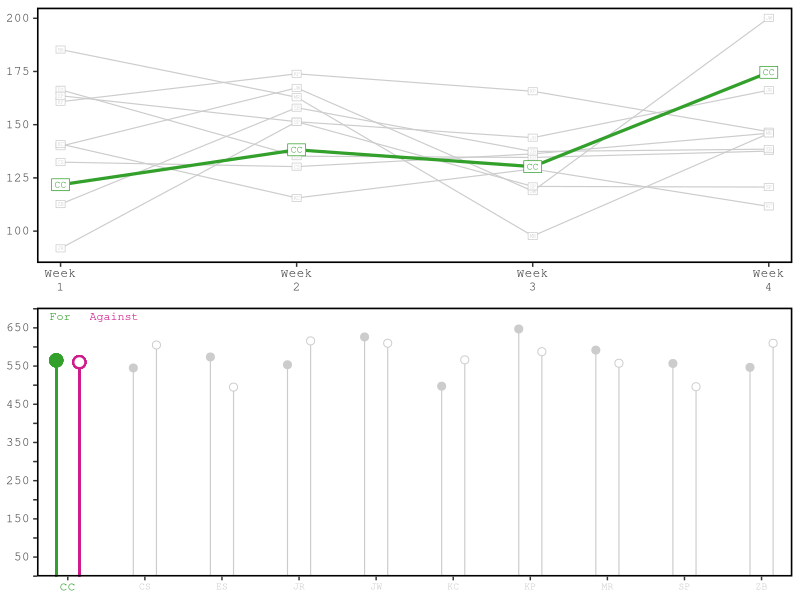
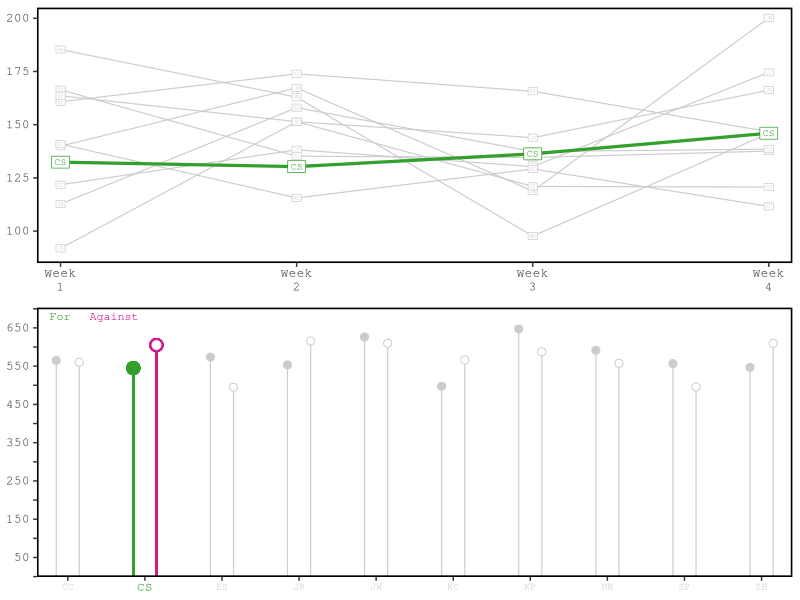
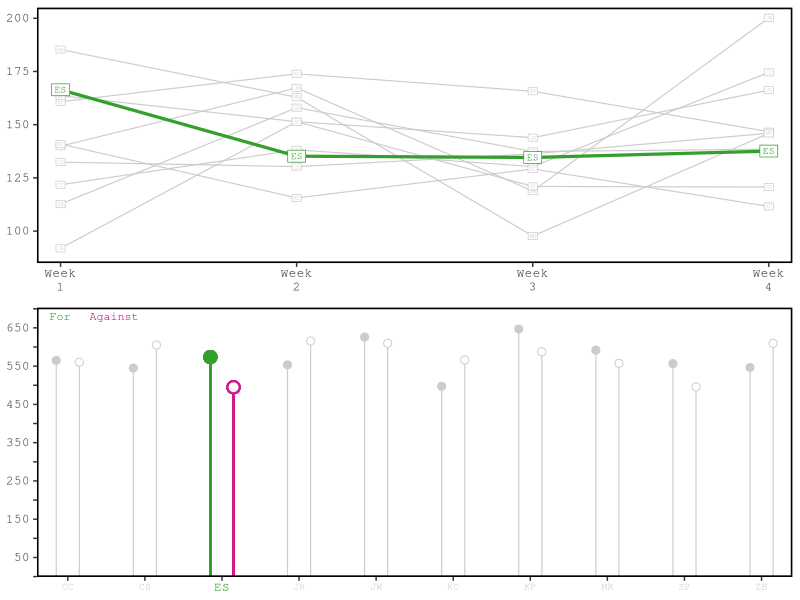
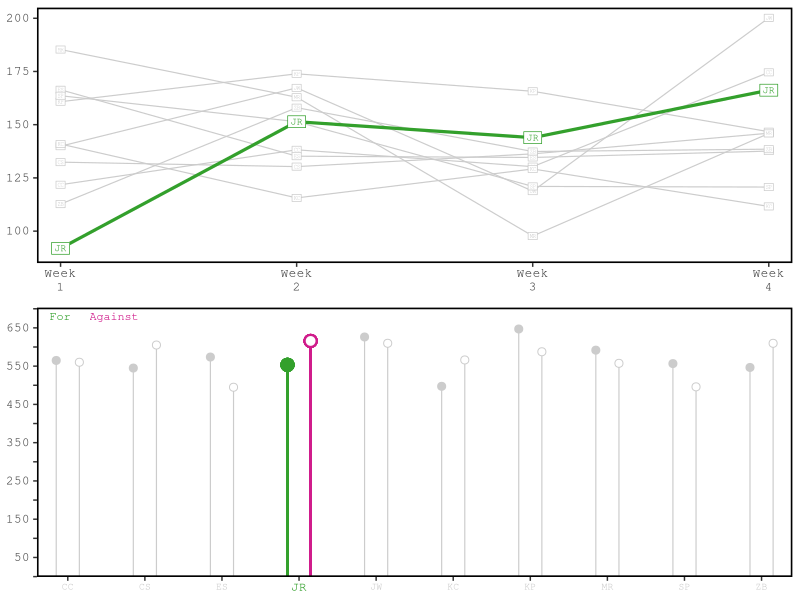
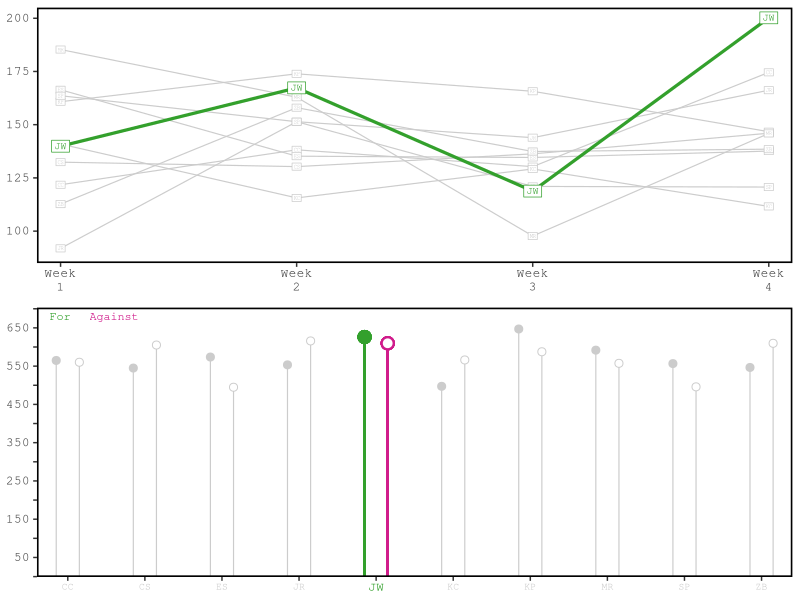
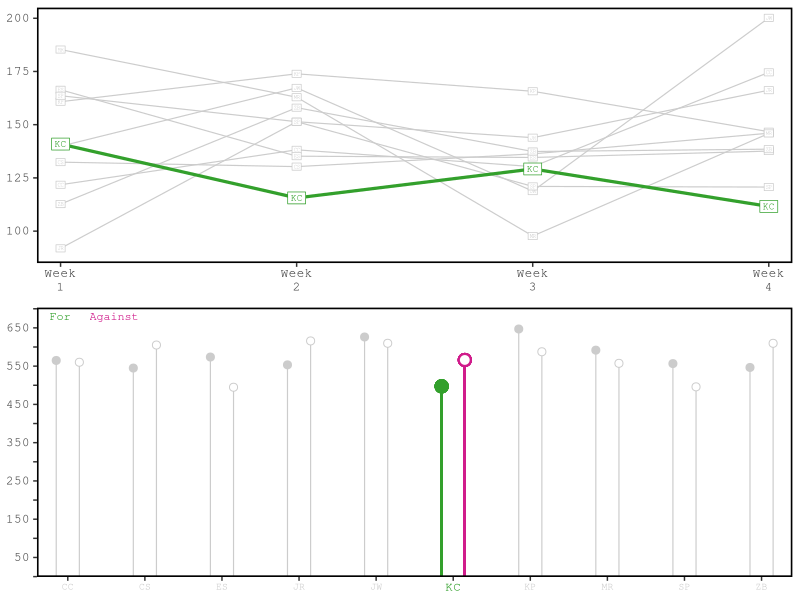
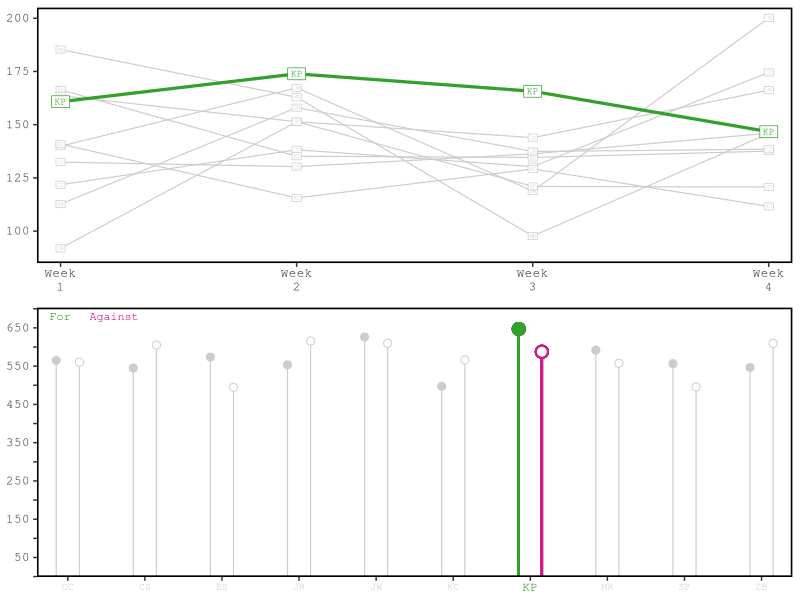
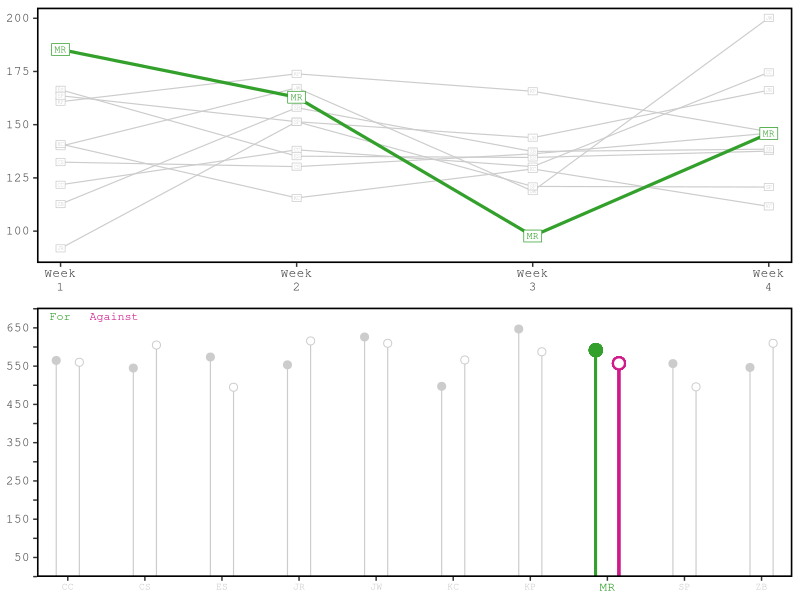

The R script that drew these images, in order:
# packages required for this file to 'Source'
# "ggplot2"
# "ggpubr"

#########################################
################ Fantasy ################
#########################################

# CC CS ES JR JW KC KP MR SP ZB

# universal - dynamic
week <- c(1,2,3,4)
line.x.labs <- c("Week\n1","Week\n2","Week\n3","Week\n4")
line.y.lims <- c(85, 205)
line.y.brks <- c(100, 125, 150, 175, 200)
lol.y.lims <- c(-1, 703)
lol.y.brks <- c(0, 50, 100, 150, 200, 250, 300, 350, 400, 450, 500, 550, 600, 650, 700)
lol.y.labs <- c("", "50", "", "150", "", "250", "", "350", "", "450", "", "550", "", "650", "")

# universal - static
teams <- c("CC", "CS", "ES", "JR", "JW", "KC", "KP", "MR", "SP", "ZB")

#
# CC
# Mr. Robinson
# create vectors for team-based data.frame
cc.team <- "CC"
cc.win <- c(0, 1, 0, 1)
cc.loss <- c(1, 0, 1, 0)

cc.pts <- c(121.8, 138.2, 130.3, 174.6)
cc.bench.pts <- c(55, 60.1, 44, 59.5)

cc.opp <- c("KC", "ES", "ZB", "KP")
cc.opp.pts <- c(140.9, 135.2, 137.4, 146.7)
cc.bench.opp.pts <- c(52.9, 59.9, 53.3, 93.4)

# create data.frame from the vectors
cc.team.df <- data.frame("Week"=week, "Team"=cc.team, "Win"=cc.win, "Loss"=cc.loss, "Points"=cc.pts,
                         "Bench.Points"=cc.bench.pts, "Opponent"=cc.opp, "Opp.Points"=cc.opp.pts,
                         "Opp.Bench.Points"=cc.bench.opp.pts)


#
# CS
# Matt Top Swartz Bottom
# create vectors for team-based data.frame
cs.team <- "CS"
cs.win <- c(0, 0, 0, 1)
cs.loss <- c(1, 1, 1, 0)

cs.pts <- c(132.4, 130.3, 136.3, 146)
cs.bench.pts <- c(62, 48.2, 32.9, 75.7)

cs.opp <- c("KP", "MR", "JR", "ES")
cs.opp.pts <- c(160.8, 162.9, 143.9, 137.6)
cs.bench.opp.pts <- c(56.5, 31.4, 33.6, 60)


# create data.frame from the vectors
cs.team.df <- data.frame("Week"=week, "Team"=cs.team, "Win"=cs.win, "Loss"=cs.loss, "Points"=cs.pts,
                         "Bench.Points"=cs.bench.pts, "Opponent"=cs.opp, "Opp.Points"=cs.opp.pts,
                         "Opp.Bench.Points"=cs.bench.opp.pts)

#
# ES
# If It Fitz It Ships
# create vectors for team-based data.frame
es.team <- "ES"
es.win <- c(1, 0, 1, 0)
es.loss <- c(0, 1, 0, 1)

es.pts <- c(166.4, 135.2, 134.6, 137.6)
es.bench.pts <- c(37.9, 59.9, 61.9, 60)

es.opp <- c("JR", "CC", "JW", "CS")
es.opp.pts <- c(91.9, 138.2, 118.8, 146)
es.bench.opp.pts <- c(41.8, 60.1, 90.4, 75.7)

# create data.frame from the vectors
es.team.df <- data.frame("Week"=week, "Team"=es.team, "Win"=es.win, "Loss"=es.loss, "Points"=es.pts,
                         "Bench.Points"=es.bench.pts, "Opponent"=es.opp, "Opp.Points"=es.opp.pts,
                         "Opp.Bench.Points"=es.bench.opp.pts)

#
# JR
# Kareem Pie
# create vectors for team-based data.frame
jr.team <- "JR"
jr.win <- c(0, 0, 1, 1)
jr.loss <- c(1, 1, 0, 0)

jr.pts <- c(91.9, 151.4, 143.9, 166.2)
jr.bench.pts <- c(48.8, 62.5, 33.6, 42.1)

jr.opp <- c("ES", "JW", "CS", "MR")
jr.opp.pts <- c(166.4, 167.3, 136.3, 145.9)
jr.bench.opp.pts <- c(37.9, 71.2, 32.9, 42.3)

# create data.frame from the vectors
jr.team.df <- data.frame("Week"=week, "Team"=jr.team, "Win"=jr.win, "Loss"=jr.loss, "Points"=jr.pts, 
                         "Bench.Points"=jr.bench.pts, "Opponent"=jr.opp, "Opp.Points"=jr.opp.pts,
                         "Opp.Bench.Points"=jr.bench.opp.pts)

#
# JW
# Team Lunesta
# create vectors for team-based data.frame
jw.team <- "JW"
jw.win <- c(0, 1, 0, 1)
jw.loss <- c(1, 0, 1, 0)

jw.pts <- c(139.9, 167.3, 118.8, 200.2)
jw.bench.pts <- c(70.2, 71.2, 90.4, 93.7)

jw.opp <- c("MR", "JR", "ES", "ZB")
jw.opp.pts <- c(185.3, 151.4, 134.6, 138.5)
jw.bench.opp.pts <- c(35.2, 62.5, 61.9, 30.9)

# create data.frame from the vectors
jw.team.df <- data.frame("Week"=week, "Team"=jw.team, "Win"=jw.win, "Loss"=jw.loss, "Points"=jw.pts,
                         "Bench.Points"=jw.bench.pts, "Opponent"=jw.opp, "Opp.Points"=jw.opp.pts,
                         "Opp.Bench.Points"=jw.bench.opp.pts)

#
# KC
# Mr. Rodgers Neighborhood
# create vectors for team-based data.frame
kc.team <- "KC"
kc.win <- c(1, 0, 0, 0)
kc.loss <- c(0, 1, 1, 1)

kc.pts <- c(140.9, 115.6, 129.2, 111.6)
kc.bench.pts <- c(52.9, 87.4, 52.7, 100.6)

kc.opp <- c("CC", "ZB", "KP", "SP")
kc.opp.pts <- c(121.8, 158, 165.7, 120.7)
kc.bench.opp.pts <- c(55, 110.4, 34.7, 24)

# create data.frame from the vectors
kc.team.df <- data.frame("Week"=week, "Team"=kc.team, "Win"=kc.win, "Loss"=kc.loss, "Points"=kc.pts,
                         "Bench.Points"=kc.bench.pts, "Opponent"=kc.opp, "Opp.Points"=kc.opp.pts,
                         "Opp.Bench.Points"=kc.bench.opp.pts)

#
# KP
# The Gordon Gurls
# create vectors for team-based data.frame
kp.team <- "KP"
kp.win <- c(1, 1, 1, 0)
kp.loss <- c(0, 0, 0, 1)

kp.pts <- c(160.8, 173.9, 165.7, 146.7)
kp.bench.pts <- c(56.5, 59.2, 34.7, 93.4)

kp.opp <- c("CS", "SP", "KC", "CC")
kp.opp.pts <- c(132.4, 151.4, 129.2, 174.6)
kp.bench.opp.pts <- c(62, 52.7, 52.7, 59.5)

# create data.frame from the vectors
kp.team.df <- data.frame("Week"=week, "Team"=kp.team, "Win"=kp.win, "Loss"=kp.loss, "Points"=kp.pts,
                         "Bench.Points"=kp.bench.pts, "Opponent"=kp.opp, "Opp.Points"=kp.opp.pts,
                         "Opp.Bench.Points"=kp.bench.opp.pts)

#
# MR
# Big Johnson
# create vectors for team-based data.frame
mr.team <- "MR"
mr.win <- c(1, 1, 0, 0)
mr.loss <- c(0, 0, 1, 1)

mr.pts <- c(185.3, 162.9, 97.7, 145.9)
mr.bench.pts <- c(35.2, 31.4, 51.8, 42.3)

mr.opp <- c("JW", "ES", "SP", "JR")
mr.opp.pts <- c(139.9, 130.3, 121, 166.2)
mr.bench.opp.pts <- c(70.2, 48.2, 86, 42.1)

# create data.frame from the vectors
mr.team.df <- data.frame("Week"=week, "Team"=mr.team, "Win"=mr.win, "Loss"=mr.loss, "Points"=mr.pts,
                         "Bench.Points"=mr.bench.pts, "Opponent"=mr.opp, "Opp.Points"=mr.opp.pts,
                         "Opp.Bench.Points"=mr.bench.opp.pts)

#
# SP
# maHomes Alone
# create vectors for team-based data.frame
sp.team <- "SP"
sp.win <- c(1, 0, 1, 1)
sp.loss <- c(0, 1, 0, 0)

sp.pts <- c(163.6, 151.4, 121, 120.7)
sp.bench.pts <- c(68.5, 52.7, 86, 24)

sp.opp <- c("ZB", "KP", "MR", "")
sp.opp.pts <- c(112.7, 173.9, 97.7, 111.6)
sp.bench.opp.pts <- c(72.4, 59.2, 51.8, 100.6)

# create data.frame from the vectors
sp.team.df <- data.frame("Week"=week, "Team"=sp.team, "Win"=sp.win, "Loss"=sp.loss, "Points"=sp.pts,
                         "Bench.Points"=sp.bench.pts, "Opponent"=sp.opp, "Opp.Points"=sp.opp.pts,
                         "Opp.Bench.Points"=sp.bench.opp.pts)

#
# ZB
# Fitz Magic
# create vectors for team-based data.frame
zb.team <- "ZB"
zb.win <- c(0, 1, 1, 0)
zb.loss <- c(1, 0, 0, 1)

zb.pts <- c(112.7, 158, 137.4, 138.5)
zb.bench.pts <- c(72.4, 110.4, 53.3, 30.9)

zb.opp <- c("SP", "KC", "CC", "JW")
zb.opp.pts <- c(163.6, 115.6, 130.3, 200.2)
zb.bench.opp.pts <- c(68.5, 87.4, 44, 93.7)

# create data.frame from the vectors
zb.team.df <- data.frame("Week"=week, "Team"=zb.team, "Win"=zb.win, "Loss"=zb.loss, "Points"=zb.pts,
                         "Bench.Points"=zb.bench.pts, "Opponent"=zb.opp, "Opp.Points"=zb.opp.pts,
                         "Opp.Bench.Points"=zb.bench.opp.pts)

#
# Master
# create a master data.frame from each team's data.frame
master.team.df <- rbind(cc.team.df, cs.team.df, es.team.df, jr.team.df, jw.team.df, 
                        kc.team.df, kp.team.df, mr.team.df, sp.team.df, zb.team.df)

# dick with stats
cc.tot.pts <- sum(cc.pts)
cc.tot.bench.pts <- sum(cc.bench.pts)
cc.tot.opp.pts <- sum(cc.opp.pts)
cc.tot.bench.opp.pts <- sum(cc.bench.opp.pts)

cs.tot.pts <- sum(cs.pts)
cs.tot.bench.pts <- sum(cs.bench.pts)
cs.tot.opp.pts <- sum(cs.opp.pts)
cs.tot.bench.opp.pts <- sum(cs.bench.opp.pts)

es.tot.pts <- sum(es.pts)
es.tot.bench.pts <- sum(es.bench.pts)
es.tot.opp.pts <- sum(es.opp.pts)
es.tot.bench.opp.pts <- sum(es.bench.opp.pts)

jr.tot.pts <- sum(jr.pts)
jr.tot.bench.pts <- sum(jr.bench.pts)
jr.tot.opp.pts <- sum(jr.opp.pts)
jr.tot.bench.opp.pts <- sum(jr.bench.opp.pts)

jw.tot.pts <- sum(jw.pts)
jw.tot.bench.pts <- sum(jw.bench.pts)
jw.tot.opp.pts <- sum(jw.opp.pts)
jw.tot.bench.opp.pts <- sum(jw.bench.opp.pts)

kc.tot.pts <- sum(kc.pts)
kc.tot.bench.pts <- sum(kc.bench.pts)
kc.tot.opp.pts <- sum(kc.opp.pts)
kc.tot.bench.opp.pts <- sum(kc.bench.opp.pts)

kp.tot.pts <- sum(kp.pts)
kp.tot.bench.pts <- sum(kp.bench.pts)
kp.tot.opp.pts <- sum(kp.opp.pts)
kp.tot.bench.opp.pts <- sum(kp.bench.opp.pts)

mr.tot.pts <- sum(mr.pts)
mr.tot.bench.pts <- sum(mr.bench.pts)
mr.tot.opp.pts <- sum(mr.opp.pts)
mr.tot.bench.opp.pts <- sum(mr.bench.opp.pts)

sp.tot.pts <- sum(sp.pts)
sp.tot.bench.pts <- sum(sp.bench.pts)
sp.tot.opp.pts <- sum(sp.opp.pts)
sp.tot.bench.opp.pts <- sum(sp.bench.opp.pts)

zb.tot.pts <- sum(zb.pts)
zb.tot.bench.pts <- sum(zb.bench.pts)
zb.tot.opp.pts <- sum(zb.opp.pts)
zb.tot.bench.opp.pts <- sum(zb.bench.opp.pts)

# load required package
require("ggplot2")

# ggplot custom theme
gg.theme <- function(ggplot=ggplot, axis.text.x.size, axis.text.y.size){
  # internal checks to ensure correct input classes
  if(!inherits(ggplot, "ggplot")){
    stop("ggplot must be class 'ggplot'")
  }
  gg.theme <- ggplot +
    # global theme
    theme_bw() +
    # blank legend
    theme(legend.position="none") +
    # blank the plot background/grids, bold the border
    theme(panel.grid.major=element_blank(),
          panel.grid.minor=element_blank(),
          panel.border=element_rect(fill=NA, size=1.1, color="black")) +
    # axis parameters
    theme(axis.title=element_blank(),
          axis.text.x=element_text(size=axis.text.x.size),
          axis.text.y=element_text(size=axis.text.y.size)) +
    # global font family for the plot
    theme(text=element_text(family="Courier"))
  return(gg.theme)
}

#
# Panel A = Line plots

# ggplot
master.line.p <- ggplot(data=master.team.df, aes(x=Week, y=Points, group=Team)) +
  geom_line(color="#cccccc", size=0.4) +
  geom_label(aes(label=Team), label.r=unit(0,"mm"), label.padding=unit(0.4,"mm"),
            vjust="middle", hjust="middle", family="Courier", color="#cccccc", size=1.4) +
  scale_x_continuous(limits=c(1,4), breaks=c(1,2,3,4), labels=line.x.labs, expand=c(0,0.1)) +
  scale_y_continuous(limits=line.y.lims, breaks=line.y.brks, expand=c(0,0))
 
# CC
cc.line.p <- gg.theme(ggplot=master.line.p, axis.text.x.size=9, axis.text.y.size=9) +
  geom_path(inherit.aes=FALSE, data=cc.team.df, x=cc.team.df$Week, y=cc.team.df$Points, size=1.1, color="#33a02c") +
  geom_label(inherit.aes=FALSE, data=cc.team.df, x=cc.team.df$Week, y=cc.team.df$Points, label=cc.team.df$Team,
             label.r=unit(0,"mm"), label.padding=unit(0.75,"mm"),
             vjust="middle", hjust="middle", family="Courier",
             size=2.4, color="#33a02c")

# CS
cs.line.p <- gg.theme(ggplot=master.line.p, axis.text.x.size=9, axis.text.y.size=9) +
  geom_path(inherit.aes=FALSE, data=cs.team.df, x=cs.team.df$Week, y=cs.team.df$Points, size=1.1, color="#33a02c") +
  geom_label(inherit.aes=FALSE, data=cs.team.df, x=cs.team.df$Week, y=cs.team.df$Points, label=cs.team.df$Team,
             label.r=unit(0,"mm"), label.padding=unit(0.75,"mm"),
             vjust="middle", hjust="middle", family="Courier",
             size=2.4, color="#33a02c")

# ES
es.line.p <- gg.theme(ggplot=master.line.p, axis.text.x.size=9, axis.text.y.size=9) +
  geom_path(inherit.aes=FALSE, data=es.team.df, x=es.team.df$Week, y=es.team.df$Points, size=1.1, color="#33a02c") +
  geom_label(inherit.aes=FALSE, data=es.team.df, x=es.team.df$Week, y=es.team.df$Points, label=es.team.df$Team,
             label.r=unit(0,"mm"), label.padding=unit(0.75,"mm"),
             vjust="middle", hjust="middle", family="Courier",
             size=2.4, color="#33a02c")

# JR
jr.line.p <- gg.theme(ggplot=master.line.p, axis.text.x.size=9, axis.text.y.size=9) +
  geom_path(inherit.aes=FALSE, data=jr.team.df, x=jr.team.df$Week, y=jr.team.df$Points, size=1.1, color="#33a02c") +
  geom_label(inherit.aes=FALSE, data=jr.team.df, x=jr.team.df$Week, y=jr.team.df$Points, label=jr.team.df$Team,
             label.r=unit(0,"mm"), label.padding=unit(0.75,"mm"),
             vjust="middle", hjust="middle", family="Courier",
             size=2.4, color="#33a02c")

# JW
jw.line.p <- gg.theme(ggplot=master.line.p, axis.text.x.size=9, axis.text.y.size=9) +
  geom_path(inherit.aes=FALSE, data=jw.team.df, x=jw.team.df$Week, y=jw.team.df$Points, size=1.1, color="#33a02c") +
  geom_label(inherit.aes=FALSE, data=jw.team.df, x=jw.team.df$Week, y=jw.team.df$Points, label=jw.team.df$Team,
             label.r=unit(0,"mm"), label.padding=unit(0.75,"mm"),
             vjust="middle", hjust="middle", family="Courier",
             size=2.4, color="#33a02c")

# KC
kc.line.p <- gg.theme(ggplot=master.line.p, axis.text.x.size=9, axis.text.y.size=9) +
  geom_path(inherit.aes=FALSE, data=kc.team.df, x=kc.team.df$Week, y=kc.team.df$Points, size=1.1, color="#33a02c") +
  geom_label(inherit.aes=FALSE, data=kc.team.df, x=kc.team.df$Week, y=kc.team.df$Points, label=kc.team.df$Team,
             label.r=unit(0,"mm"), label.padding=unit(0.75,"mm"),
             vjust="middle", hjust="middle", family="Courier",
             size=2.4, color="#33a02c")

# KP
kp.line.p <- gg.theme(ggplot=master.line.p, axis.text.x.size=9, axis.text.y.size=9) +
  geom_path(inherit.aes=FALSE, data=kp.team.df, x=kp.team.df$Week, y=kp.team.df$Points, size=1.1, color="#33a02c") +
  geom_label(inherit.aes=FALSE, data=kp.team.df, x=kp.team.df$Week, y=kp.team.df$Points, label=kp.team.df$Team,
             label.r=unit(0,"mm"), label.padding=unit(0.75,"mm"),
             vjust="middle", hjust="middle", family="Courier",
             size=2.4, color="#33a02c")

# MR
mr.line.p <- gg.theme(ggplot=master.line.p, axis.text.x.size=9, axis.text.y.size=9) +
  geom_path(inherit.aes=FALSE, data=mr.team.df, x=mr.team.df$Week, y=mr.team.df$Points, size=1.1, color="#33a02c") +
  geom_label(inherit.aes=FALSE, data=mr.team.df, x=mr.team.df$Week, y=mr.team.df$Points, label=mr.team.df$Team,
             label.r=unit(0,"mm"), label.padding=unit(0.75,"mm"),
             vjust="middle", hjust="middle", family="Courier",
             size=2.4, color="#33a02c")

# SP
sp.line.p <- gg.theme(ggplot=master.line.p, axis.text.x.size=9, axis.text.y.size=9) +
  geom_path(inherit.aes=FALSE, data=sp.team.df, x=sp.team.df$Week, y=sp.team.df$Points, size=1.1, color="#33a02c") +
  geom_label(inherit.aes=FALSE, data=sp.team.df, x=sp.team.df$Week, y=sp.team.df$Points, label=sp.team.df$Team,
             label.r=unit(0,"mm"), label.padding=unit(0.75,"mm"),
             vjust="middle", hjust="middle", family="Courier",
             size=2.4, color="#33a02c")

# ZB
zb.line.p <- gg.theme(ggplot=master.line.p, axis.text.x.size=9, axis.text.y.size=9) +
  geom_path(inherit.aes=FALSE, data=zb.team.df, x=zb.team.df$Week, y=zb.team.df$Points, size=1.1, color="#33a02c") +
  geom_label(inherit.aes=FALSE, data=zb.team.df, x=zb.team.df$Week, y=zb.team.df$Points, label=zb.team.df$Team,
             label.r=unit(0,"mm"), label.padding=unit(0.75,"mm"),
             vjust="middle", hjust="middle", family="Courier",
             size=2.4, color="#33a02c")

#
# Panel B = Lollipop plots

# create data.frames
master.tot.pts <- data.frame("x"=c(1:10), "Team"=teams,
                            "y"=c(cc.tot.pts, cs.tot.pts, es.tot.pts, jr.tot.pts, jw.tot.pts,
                                  kc.tot.pts, kp.tot.pts, mr.tot.pts, sp.tot.pts, zb.tot.pts))
master.tot.opp.pts <- data.frame("x"=c(1:10), "Team"=teams,
                             "y"=c(cc.tot.opp.pts, cs.tot.opp.pts, es.tot.opp.pts, jr.tot.opp.pts, jw.tot.opp.pts,
                                   kc.tot.opp.pts, kp.tot.opp.pts, mr.tot.opp.pts, sp.tot.opp.pts, zb.tot.opp.pts))
master.tot.bench.pts <- data.frame("x"=c(1:10), "Team"=teams,
                             "y"=c(cc.tot.bench.pts, cs.tot.bench.pts, es.tot.bench.pts, jr.tot.bench.pts, jw.tot.bench.pts,
                                   kc.tot.bench.pts, kp.tot.bench.pts, mr.tot.bench.pts, sp.tot.bench.pts, zb.tot.bench.pts))
master.tot.bench.opp.pts <- data.frame("x"=c(1:10), "Team"=teams,
                                 "y"=c(cc.tot.bench.opp.pts, cs.tot.bench.opp.pts, es.tot.bench.opp.pts, jr.tot.bench.opp.pts, jw.tot.bench.opp.pts,
                                       kc.tot.bench.opp.pts, kp.tot.bench.opp.pts, mr.tot.bench.opp.pts, sp.tot.bench.opp.pts, zb.tot.bench.opp.pts))

# ggplot
master.lol.pts.p <- ggplot(data=master.tot.pts, aes(x=x, y=y)) +
  geom_segment(aes(x=x-0.15, xend=x-0.15, y=-0.1, yend=y), alpha=1, color="#cccccc", size=0.4) +
  geom_point((aes(x=x-0.15, y=y)), alpha=1, color="#cccccc", fill="#cccccc", shape=21, stroke=0.5, size=2.4) +
  geom_segment(inherit.aes=FALSE, data=master.tot.opp.pts, x=master.tot.opp.pts$x+0.15,
               xend=master.tot.opp.pts$x+0.15, y=-0.1, yend=master.tot.opp.pts$y,
               alpha=1, color="#cccccc", size=0.4) +
  geom_point(inherit.aes=FALSE, data=master.tot.opp.pts, x=master.tot.opp.pts$x+0.15,
             y=master.tot.opp.pts$y, alpha=1, color="#cccccc", fill="white", shape=21, stroke=0.5, size=2.4) +
  annotate("text", family="Courier", label="For", color="#33a02c", y=680, x=0.9, size=3) +
  annotate("text", family="Courier", label="Against", color="#d01c8b", y=680, x=1.6, size=3) +
  scale_x_continuous(limits=c(0.7,10.3), breaks=c(1:10), labels=teams, expand=c(0,0.1)) +
  scale_y_continuous(limits=lol.y.lims, breaks=lol.y.brks, labels=lol.y.labs, expand=c(0,0))

# CC
cc.lol.pts.p <- gg.theme(ggplot=master.lol.pts.p, axis.text.x.size=9, axis.text.y.size=9) +
  geom_segment(inherit.aes=FALSE, x=0.85, xend=0.85, y=-0.1, yend=cc.tot.pts,alpha=1, color="#33a02c", size=0.8) +
  geom_point(inherit.aes=FALSE, x=0.85, y=cc.tot.pts, alpha=1, color="#33a02c", fill="#33a02c", shape=21, stroke=1.1, size=3.3) +
  geom_segment(inherit.aes=FALSE, x=1.15, xend=1.15, y=-0.1, yend=cc.tot.opp.pts,alpha=1, color="#d01c8b", size=0.8) +
  geom_point(inherit.aes=FALSE, x=1.15, y=cc.tot.opp.pts,alpha=1, color="#d01c8b", fill="white", shape=21, stroke=1.1, size=3.3) +
  theme(axis.text.x=element_text(size=c(9,7,7,7,7,7,7,7,7,7), color=c("#33a02c","#cccccc","#cccccc","#cccccc","#cccccc",
                                                                      "#cccccc","#cccccc","#cccccc","#cccccc","#cccccc")))

# CS
cs.lol.pts.p <- gg.theme(ggplot=master.lol.pts.p, axis.text.x.size=9, axis.text.y.size=9) +
  geom_segment(inherit.aes=FALSE, x=1.85, xend=1.85, y=-0.1, yend=cs.tot.pts, alpha=1, color="#33a02c", size=0.8) +
  geom_point(inherit.aes=FALSE, x=1.85, y=cs.tot.pts, alpha=1, color="#33a02c", fill="#33a02c", shape=21, stroke=1.1, size=3.3) +
  geom_segment(inherit.aes=FALSE, x=2.15, xend=2.15, y=-0.1, yend=cs.tot.opp.pts, alpha=1, color="#d01c8b", size=0.8) +
  geom_point(inherit.aes=FALSE, x=2.15, y=cs.tot.opp.pts, alpha=1, color="#d01c8b", fill="white", shape=21, stroke=1.1, size=3.3) +
  theme(axis.text.x=element_text(size=c(7,9,7,7,7,7,7,7,7,7), color=c("#cccccc","#33a02c","#cccccc","#cccccc","#cccccc",
                                                                      "#cccccc","#cccccc","#cccccc","#cccccc","#cccccc")))

# ES
es.lol.pts.p <- gg.theme(ggplot=master.lol.pts.p, axis.text.x.size=9, axis.text.y.size=9) +
  geom_segment(inherit.aes=FALSE, x=2.85, xend=2.85, y=-0.1, yend=es.tot.pts, alpha=1, color="#33a02c", size=0.8) +
  geom_point(inherit.aes=FALSE, x=2.85, y=es.tot.pts, alpha=1, color="#33a02c", fill="#33a02c", shape=21, stroke=1.1, size=3.3) +
  geom_segment(inherit.aes=FALSE, x=3.15, xend=3.15, y=-0.1, yend=es.tot.opp.pts, alpha=1, color="#d01c8b", size=0.8) +
  geom_point(inherit.aes=FALSE, x=3.15, y=es.tot.opp.pts, alpha=1, color="#d01c8b", fill="white", shape=21, stroke=1.1, size=3.3) +
  theme(axis.text.x=element_text(size=c(7,7,9,7,7,7,7,7,7,7), color=c("#cccccc","#cccccc","#33a02c","#cccccc","#cccccc",
                                                                      "#cccccc","#cccccc","#cccccc","#cccccc","#cccccc")))

# JR
jr.lol.pts.p <- gg.theme(ggplot=master.lol.pts.p, axis.text.x.size=9, axis.text.y.size=9) +
  geom_segment(inherit.aes=FALSE, x=3.85, xend=3.85, y=-0.1, yend=jr.tot.pts, alpha=1, color="#33a02c", size=0.8) +
  geom_point(inherit.aes=FALSE, x=3.85, y=jr.tot.pts, alpha=1, color="#33a02c", fill="#33a02c", shape=21, stroke=1.1, size=3.3) +
  geom_segment(inherit.aes=FALSE, x=4.15, xend=4.15, y=-0.1, yend=jr.tot.opp.pts, alpha=1, color="#d01c8b", size=0.8) +
  geom_point(inherit.aes=FALSE, x=4.15, y=jr.tot.opp.pts, alpha=1, color="#d01c8b", fill="white", shape=21, stroke=1.1, size=3.3) +
  theme(axis.text.x=element_text(size=c(7,7,7,9,7,7,7,7,7,7), color=c("#cccccc","#cccccc","#cccccc","#33a02c","#cccccc",
                                                                      "#cccccc","#cccccc","#cccccc","#cccccc","#cccccc")))

# JW
jw.lol.pts.p <- gg.theme(ggplot=master.lol.pts.p, axis.text.x.size=9, axis.text.y.size=9) +
  geom_segment(inherit.aes=FALSE, x=4.85, xend=4.85, y=-0.1, yend=jw.tot.pts, alpha=1, color="#33a02c", size=0.8) +
  geom_point(inherit.aes=FALSE, x=4.85, y=jw.tot.pts, alpha=1, color="#33a02c", fill="#33a02c", shape=21, stroke=1.1, size=3.3) +
  geom_segment(inherit.aes=FALSE, x=5.15, xend=5.15, y=-0.1, yend=jw.tot.opp.pts, alpha=1, color="#d01c8b", size=0.8) +
  geom_point(inherit.aes=FALSE, x=5.15, y=jw.tot.opp.pts, alpha=1, color="#d01c8b", fill="white", shape=21, stroke=1.1, size=3.3) +
  theme(axis.text.x=element_text(size=c(7,7,7,7,9,7,7,7,7,7), color=c("#cccccc","#cccccc","#cccccc","#cccccc","#33a02c",
                                                                      "#cccccc","#cccccc","#cccccc","#cccccc","#cccccc")))

# KC
kc.lol.pts.p <- gg.theme(ggplot=master.lol.pts.p, axis.text.x.size=9, axis.text.y.size=9) +
  geom_segment(inherit.aes=FALSE, x=5.85, xend=5.85, y=-0.1, yend=kc.tot.pts, alpha=1, color="#33a02c", size=0.8) +
  geom_point(inherit.aes=FALSE, x=5.85, y=kc.tot.pts, alpha=1, color="#33a02c", fill="#33a02c", shape=21, stroke=1.1, size=3.3) +
  geom_segment(inherit.aes=FALSE, x=6.15, xend=6.15, y=-0.1, yend=kc.tot.opp.pts,  alpha=1, color="#d01c8b", size=0.8) +
  geom_point(inherit.aes=FALSE, x=6.15, y=kc.tot.opp.pts, alpha=1, color="#d01c8b", fill="white", shape=21, stroke=1.1, size=3.3) +
  theme(axis.text.x=element_text(size=c(7,7,7,7,7,9,7,7,7,7), color=c("#cccccc","#cccccc","#cccccc","#cccccc","#cccccc",
                                                                      "#33a02c","#cccccc","#cccccc","#cccccc","#cccccc")))

# KP
kp.lol.pts.p <- gg.theme(ggplot=master.lol.pts.p, axis.text.x.size=9, axis.text.y.size=9) +
  geom_segment(inherit.aes=FALSE, x=6.85, xend=6.85, y=-0.1, yend=kp.tot.pts, alpha=1, color="#33a02c", size=0.8) +
  geom_point(inherit.aes=FALSE, x=6.85, y=kp.tot.pts, alpha=1, color="#33a02c", fill="#33a02c", shape=21, stroke=1.1, size=3.3) +
  geom_segment(inherit.aes=FALSE, x=7.15, xend=7.15, y=-0.1, yend=kp.tot.opp.pts, alpha=1, color="#d01c8b", size=0.8) +
  geom_point(inherit.aes=FALSE, x=7.15, y=kp.tot.opp.pts, alpha=1, color="#d01c8b", fill="white", shape=21, stroke=1.1, size=3.3) +
  theme(axis.text.x=element_text(size=c(7,7,7,7,7,7,9,7,7,7), color=c("#cccccc","#cccccc","#cccccc","#cccccc","#cccccc",
                                                                      "#cccccc","#33a02c","#cccccc","#cccccc","#cccccc")))

# MR
mr.lol.pts.p <- gg.theme(ggplot=master.lol.pts.p, axis.text.x.size=9, axis.text.y.size=9) +
  geom_segment(inherit.aes=FALSE, x=7.85, xend=7.85, y=-0.1, yend=mr.tot.pts, alpha=1, color="#33a02c", size=0.8) +
  geom_point(inherit.aes=FALSE, x=7.85, y=mr.tot.pts, alpha=1, color="#33a02c", fill="#33a02c", shape=21, stroke=1.1, size=3.3) +
  geom_segment(inherit.aes=FALSE, x=8.15, xend=8.15, y=-0.1, yend=mr.tot.opp.pts, alpha=1, color="#d01c8b", size=0.8) +
  geom_point(inherit.aes=FALSE, x=8.15, y=mr.tot.opp.pts, alpha=1, color="#d01c8b", fill="white", shape=21, stroke=1.1, size=3.3) +
  theme(axis.text.x=element_text(size=c(7,7,7,7,7,7,7,9,7,7), color=c("#cccccc","#cccccc","#cccccc","#cccccc","#cccccc",
                                                                      "#cccccc","#cccccc","#33a02c","#cccccc","#cccccc")))

# SP
sp.lol.pts.p <- gg.theme(ggplot=master.lol.pts.p, axis.text.x.size=9, axis.text.y.size=9) +
  geom_segment(inherit.aes=FALSE, x=8.85, xend=8.85, y=-0.1, yend=sp.tot.pts, alpha=1, color="#33a02c", size=0.8) +
  geom_point(inherit.aes=FALSE, x=8.85, y=sp.tot.pts, alpha=1, color="#33a02c", fill="#33a02c", shape=21, stroke=1.1, size=3.3) +
  geom_segment(inherit.aes=FALSE, x=9.15, xend=9.15, y=-0.1, yend=sp.tot.opp.pts, alpha=1, color="#d01c8b", size=0.8) +
  geom_point(inherit.aes=FALSE, x=9.15, y=sp.tot.opp.pts, alpha=1, color="#d01c8b", fill="white", shape=21, stroke=1.1, size=3.3) +
  theme(axis.text.x=element_text(size=c(7,7,7,7,7,7,7,7,9,7), color=c("#cccccc","#cccccc","#cccccc","#cccccc","#cccccc",
                                                                      "#cccccc","#cccccc","#cccccc","#33a02c","#cccccc")))

# ZB
zb.lol.pts.p <- gg.theme(ggplot=master.lol.pts.p, axis.text.x.size=9, axis.text.y.size=9) +
  geom_segment(inherit.aes=FALSE, x=9.85, xend=9.85, y=-0.1, yend=zb.tot.pts, alpha=1, color="#33a02c", size=0.8) +
  geom_point(inherit.aes=FALSE, x=9.85, y=zb.tot.pts, alpha=1, color="#33a02c", fill="#33a02c", shape=21, stroke=1.1, size=3.3) +
  geom_segment(inherit.aes=FALSE, x=10.15, xend=10.15, y=-0.1, yend=zb.tot.opp.pts, alpha=1, color="#d01c8b", size=0.8) +
  geom_point(inherit.aes=FALSE, x=10.15, y=zb.tot.opp.pts, alpha=1, color="#d01c8b", fill="white", shape=21, stroke=1.1, size=3.3) +
  theme(axis.text.x=element_text(size=c(7,7,7,7,7,7,7,7,7,9), color=c("#cccccc","#cccccc","#cccccc","#cccccc","#cccccc",
                                                                      "#cccccc","#cccccc","#cccccc","#cccccc","#33a02c")))

# using ggpubr, arrange plots into panels
cc <- ggpubr::ggarrange(cc.line.p, cc.lol.pts.p, ncol=1, nrow=2, align="v")
cs <- ggpubr::ggarrange(cs.line.p, cs.lol.pts.p, ncol=1, nrow=2, align="v")
es <- ggpubr::ggarrange(es.line.p, es.lol.pts.p, ncol=1, nrow=2, align="v")
jr <- ggpubr::ggarrange(jr.line.p, jr.lol.pts.p, ncol=1, nrow=2, align="v")
jw <- ggpubr::ggarrange(jw.line.p, jw.lol.pts.p, ncol=1, nrow=2, align="v")
kc <- ggpubr::ggarrange(kc.line.p, kc.lol.pts.p, ncol=1, nrow=2, align="v")
kp <- ggpubr::ggarrange(kp.line.p, kp.lol.pts.p, ncol=1, nrow=2, align="v")
mr <- ggpubr::ggarrange(mr.line.p, mr.lol.pts.p, ncol=1, nrow=2, align="v")
sp <- ggpubr::ggarrange(sp.line.p, sp.lol.pts.p, ncol=1, nrow=2, align="v")
zb <- ggpubr::ggarrange(zb.line.p, zb.lol.pts.p, ncol=1, nrow=2, align="v")

# save plots
setwd("~/Desktop/fantasy/week4/")
ggsave("cc.pdf", plot=cc, dpi=600, width=160, height=160, units="mm", device="pdf")
ggsave("cs.pdf", plot=cs, dpi=600, width=160, height=160, units="mm", device="pdf")
ggsave("es.pdf", plot=es, dpi=600, width=160, height=160, units="mm", device="pdf")
ggsave("jr.pdf", plot=jr, dpi=600, width=160, height=160, units="mm", device="pdf")
ggsave("jw.pdf", plot=jw, dpi=600, width=160, height=160, units="mm", device="pdf")
ggsave("kc.pdf", plot=kc, dpi=600, width=160, height=160, units="mm", device="pdf")
ggsave("kp.pdf", plot=kp, dpi=600, width=160, height=160, units="mm", device="pdf")
ggsave("mr.pdf", plot=mr, dpi=600, width=160, height=160, units="mm", device="pdf")
ggsave("sp.pdf", plot=sp, dpi=600, width=160, height=160, units="mm", device="pdf")
ggsave("zb.pdf", plot=zb, dpi=600, width=160, height=160, units="mm", device="pdf")
save.image(file="zzWeek4_WS.Rdata")








